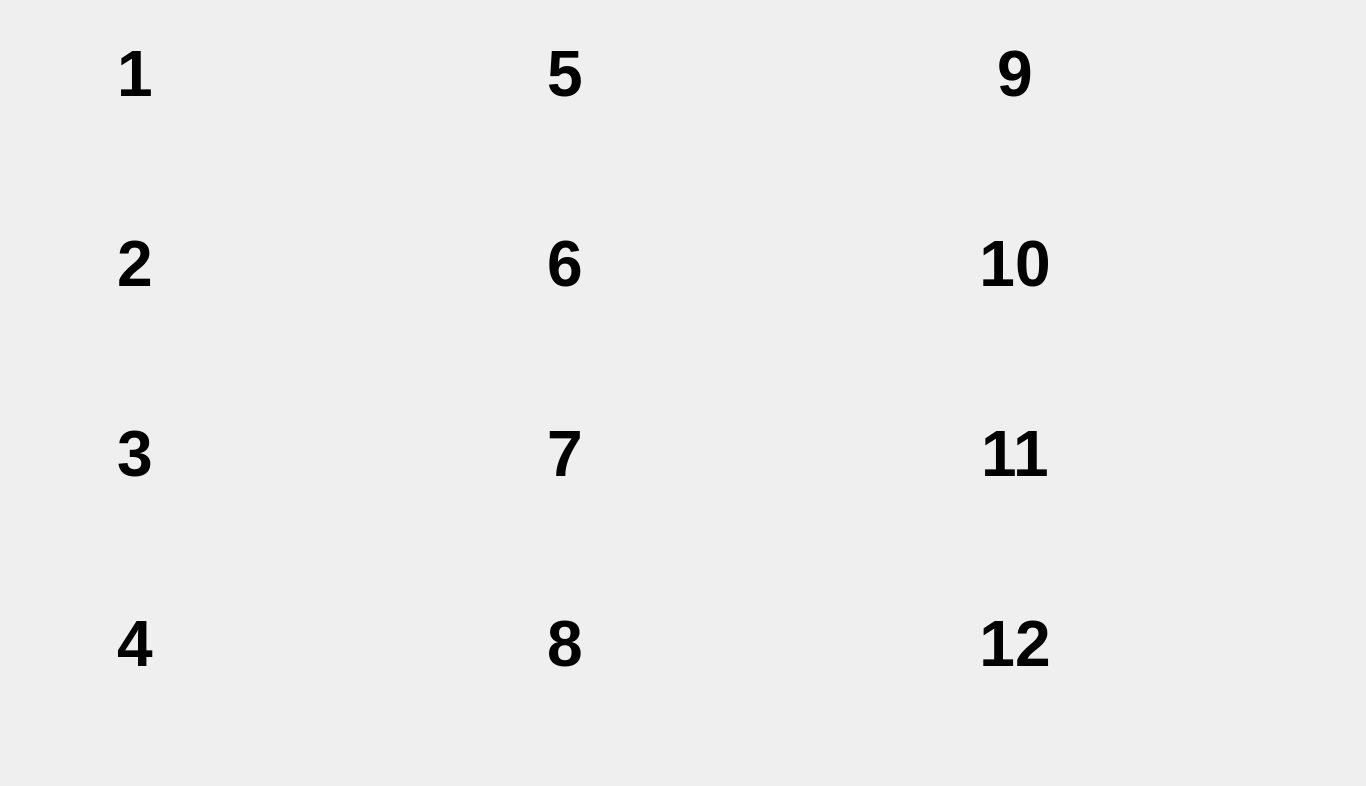
<?xml version="1.0" encoding="UTF-8"?>
<ui version="4.0">
 <class>chess</class>
 <widget class="QWidget" name="chess">
  <property name="geometry">
   <rect>
    <x>0</x>
    <y>0</y>
    <width>1366</width>
    <height>786</height>
   </rect>
  </property>
  <property name="windowTitle">
   <string>Form</string>
  </property>
  <widget class="QLabel" name="label_2">
   <property name="geometry">
    <rect>
     <x>70</x>
     <y>10</y>
     <width>130</width>
     <height>130</height>
    </rect>
   </property>
   <property name="styleSheet">
    <string notr="true"/>
   </property>
   <property name="text">
    <string>&lt;html&gt;&lt;head/&gt;&lt;body&gt;&lt;p align=&quot;center&quot;&gt;&lt;span style=&quot; font-size:48pt; font-weight:600;&quot;&gt;1&lt;/span&gt;&lt;/p&gt;&lt;/body&gt;&lt;/html&gt;</string>
   </property>
   <property name="textFormat">
    <enum>Qt::RichText</enum>
   </property>
  </widget>
  <widget class="QLabel" name="label_3">
   <property name="geometry">
    <rect>
     <x>70</x>
     <y>200</y>
     <width>130</width>
     <height>130</height>
    </rect>
   </property>
   <property name="styleSheet">
    <string notr="true"/>
   </property>
   <property name="text">
    <string>&lt;html&gt;&lt;head/&gt;&lt;body&gt;&lt;p align=&quot;center&quot;&gt;&lt;span style=&quot; font-size:48pt; font-weight:600;&quot;&gt;2&lt;/span&gt;&lt;/p&gt;&lt;/body&gt;&lt;/html&gt;</string>
   </property>
   <property name="textFormat">
    <enum>Qt::RichText</enum>
   </property>
  </widget>
  <widget class="QLabel" name="label_4">
   <property name="geometry">
    <rect>
     <x>70</x>
     <y>390</y>
     <width>130</width>
     <height>130</height>
    </rect>
   </property>
   <property name="styleSheet">
    <string notr="true"/>
   </property>
   <property name="text">
    <string>&lt;html&gt;&lt;head/&gt;&lt;body&gt;&lt;p align=&quot;center&quot;&gt;&lt;span style=&quot; font-size:48pt; font-weight:600;&quot;&gt;3&lt;/span&gt;&lt;/p&gt;&lt;/body&gt;&lt;/html&gt;</string>
   </property>
   <property name="textFormat">
    <enum>Qt::RichText</enum>
   </property>
  </widget>
  <widget class="QLabel" name="label_5">
   <property name="geometry">
    <rect>
     <x>70</x>
     <y>580</y>
     <width>130</width>
     <height>130</height>
    </rect>
   </property>
   <property name="styleSheet">
    <string notr="true"/>
   </property>
   <property name="text">
    <string>&lt;html&gt;&lt;head/&gt;&lt;body&gt;&lt;p align=&quot;center&quot;&gt;&lt;span style=&quot; font-size:48pt; font-weight:600;&quot;&gt;4&lt;/span&gt;&lt;/p&gt;&lt;/body&gt;&lt;/html&gt;</string>
   </property>
   <property name="textFormat">
    <enum>Qt::RichText</enum>
   </property>
  </widget>
  <widget class="QLabel" name="label_6">
   <property name="geometry">
    <rect>
     <x>500</x>
     <y>580</y>
     <width>130</width>
     <height>130</height>
    </rect>
   </property>
   <property name="styleSheet">
    <string notr="true"/>
   </property>
   <property name="text">
    <string>&lt;html&gt;&lt;head/&gt;&lt;body&gt;&lt;p align=&quot;center&quot;&gt;&lt;span style=&quot; font-size:48pt; font-weight:600;&quot;&gt;8&lt;/span&gt;&lt;/p&gt;&lt;/body&gt;&lt;/html&gt;</string>
   </property>
   <property name="textFormat">
    <enum>Qt::RichText</enum>
   </property>
  </widget>
  <widget class="QLabel" name="label_7">
   <property name="geometry">
    <rect>
     <x>500</x>
     <y>390</y>
     <width>130</width>
     <height>130</height>
    </rect>
   </property>
   <property name="styleSheet">
    <string notr="true"/>
   </property>
   <property name="text">
    <string>&lt;html&gt;&lt;head/&gt;&lt;body&gt;&lt;p align=&quot;center&quot;&gt;&lt;span style=&quot; font-size:48pt; font-weight:600;&quot;&gt;7&lt;/span&gt;&lt;/p&gt;&lt;/body&gt;&lt;/html&gt;</string>
   </property>
   <property name="textFormat">
    <enum>Qt::RichText</enum>
   </property>
  </widget>
  <widget class="QLabel" name="label_8">
   <property name="geometry">
    <rect>
     <x>500</x>
     <y>10</y>
     <width>130</width>
     <height>130</height>
    </rect>
   </property>
   <property name="styleSheet">
    <string notr="true"/>
   </property>
   <property name="text">
    <string>&lt;html&gt;&lt;head/&gt;&lt;body&gt;&lt;p align=&quot;center&quot;&gt;&lt;span style=&quot; font-size:48pt; font-weight:600;&quot;&gt;5&lt;/span&gt;&lt;/p&gt;&lt;/body&gt;&lt;/html&gt;</string>
   </property>
   <property name="textFormat">
    <enum>Qt::RichText</enum>
   </property>
  </widget>
  <widget class="QLabel" name="label_9">
   <property name="geometry">
    <rect>
     <x>500</x>
     <y>200</y>
     <width>130</width>
     <height>130</height>
    </rect>
   </property>
   <property name="styleSheet">
    <string notr="true"/>
   </property>
   <property name="text">
    <string>&lt;html&gt;&lt;head/&gt;&lt;body&gt;&lt;p align=&quot;center&quot;&gt;&lt;span style=&quot; font-size:48pt; font-weight:600;&quot;&gt;6&lt;/span&gt;&lt;/p&gt;&lt;/body&gt;&lt;/html&gt;</string>
   </property>
   <property name="textFormat">
    <enum>Qt::RichText</enum>
   </property>
  </widget>
  <widget class="QLabel" name="label_10">
   <property name="geometry">
    <rect>
     <x>950</x>
     <y>580</y>
     <width>130</width>
     <height>130</height>
    </rect>
   </property>
   <property name="styleSheet">
    <string notr="true"/>
   </property>
   <property name="text">
    <string>&lt;html&gt;&lt;head/&gt;&lt;body&gt;&lt;p align=&quot;center&quot;&gt;&lt;span style=&quot; font-size:48pt; font-weight:600;&quot;&gt;12&lt;/span&gt;&lt;/p&gt;&lt;/body&gt;&lt;/html&gt;</string>
   </property>
   <property name="textFormat">
    <enum>Qt::RichText</enum>
   </property>
  </widget>
  <widget class="QLabel" name="label_11">
   <property name="geometry">
    <rect>
     <x>950</x>
     <y>390</y>
     <width>130</width>
     <height>130</height>
    </rect>
   </property>
   <property name="styleSheet">
    <string notr="true"/>
   </property>
   <property name="text">
    <string>&lt;html&gt;&lt;head/&gt;&lt;body&gt;&lt;p align=&quot;center&quot;&gt;&lt;span style=&quot; font-size:48pt; font-weight:600;&quot;&gt;11&lt;/span&gt;&lt;/p&gt;&lt;/body&gt;&lt;/html&gt;</string>
   </property>
   <property name="textFormat">
    <enum>Qt::RichText</enum>
   </property>
  </widget>
  <widget class="QLabel" name="label_12">
   <property name="geometry">
    <rect>
     <x>950</x>
     <y>10</y>
     <width>130</width>
     <height>130</height>
    </rect>
   </property>
   <property name="styleSheet">
    <string notr="true"/>
   </property>
   <property name="text">
    <string>&lt;html&gt;&lt;head/&gt;&lt;body&gt;&lt;p align=&quot;center&quot;&gt;&lt;span style=&quot; font-size:48pt; font-weight:600;&quot;&gt;9&lt;/span&gt;&lt;/p&gt;&lt;/body&gt;&lt;/html&gt;</string>
   </property>
   <property name="textFormat">
    <enum>Qt::RichText</enum>
   </property>
  </widget>
  <widget class="QLabel" name="label_13">
   <property name="geometry">
    <rect>
     <x>950</x>
     <y>200</y>
     <width>130</width>
     <height>130</height>
    </rect>
   </property>
   <property name="styleSheet">
    <string notr="true"/>
   </property>
   <property name="text">
    <string>&lt;html&gt;&lt;head/&gt;&lt;body&gt;&lt;p align=&quot;center&quot;&gt;&lt;span style=&quot; font-size:48pt; font-weight:600;&quot;&gt;10&lt;/span&gt;&lt;/p&gt;&lt;/body&gt;&lt;/html&gt;</string>
   </property>
   <property name="textFormat">
    <enum>Qt::RichText</enum>
   </property>
  </widget>
 </widget>
 <resources/>
 <connections/>
</ui>
